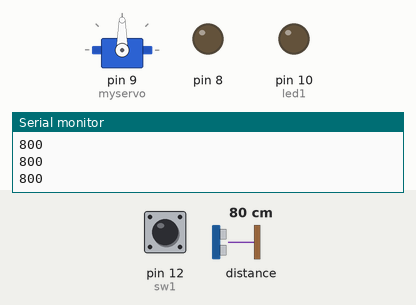
This sketch was run on a simulated Arduino Uno, built with avr-gcc and run on an emulated ATmega328P. Parts: servo, output pins drawn as LEDs (lit = HIGH), the last lines printed to the serial monitor. The inputs (shaded band) are chosen by the test bench; at power-on: distance to the obstacle 80 cm, pin 12 (sw1) HIGH.

Above: at 1.2 s.
1.3 s: distance to the obstacle set to 97 cm
2.8 s: distance to the obstacle set to 104 cm
At 4.9 s:
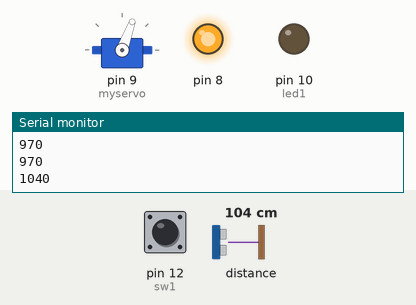
At 7.1 s:
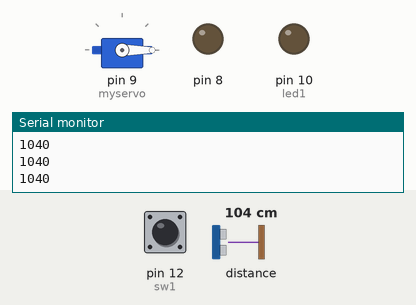
Timing chart, 0 to 8.6 s (numbered marks = the images above; inputs shaded):
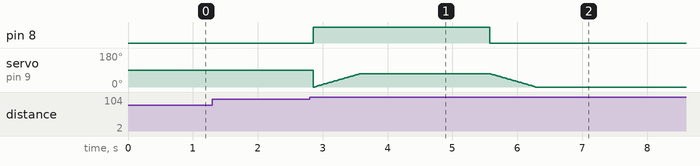

The sketch:

tof_laser_servo_sweep_tact_switch_vibe_left.ino
```cpp
#include <Wire.h>
#include <VL53L0X.h>
#include <Servo.h>

VL53L0X sensor;
Servo myservo;
int servoPin = 9;  //서보 모터 데이터를 전송할 핀번호
int pos = 0;      //서보 모터 각을 저장할 변수
int stop_state=0; //현재 멈추었는지를 나타내줄 변수. 0이면 아직 제동하지 않은 것이고 1이면 제동한 것이다. 중복하여 제동하는 상황을 막아주기 위하여 만듬
int sw1 = 12;     //택트 스위치로부터 데이터가 전송될 핀번호
int led1 = 10;

void setup()
{
  Serial.begin(9600);
  Wire.begin();
 myservo.attach(9);
 pinMode(8, OUTPUT);             // 디지털 8번 핀을 출력모드로 설정한다. (진동모터)
  pinMode(led1, OUTPUT);
  pinMode(sw1, INPUT_PULLUP);    //sw를 인풋_풀업으로 하여 스위치가 열려있다면 HIGH 스위치가 닫혀있다면 LOW값을 반환}

  sensor.setTimeout(500);
  if (!sensor.init())
  {
    Serial.println("Failed to detect and initialize sensor!");
    while (1) {}
  }
  sensor.startContinuous();
}

void loop()
{
Serial.print(sensor.readRangeContinuousMillimeters());     //측정된 거리값 시리얼 모니터에 출력
if (sensor.timeoutOccurred())
  { Serial.print(" TIMEOUT"); }
  Serial.println();
  if(sensor.readRangeContinuousMillimeters() > 1000 && stop_state == 0)  //측정된 거리가 설정 값보다 크고 (위험요소가 측정 되었고) stop_state가 0 일때 (아직 제동하지 않은 상태) 제동

   {
    digitalWrite(8, HIGH);                   // 8번 핀에 HIGH신호 (5V)를 출력한다 = 진동모터를 구동

    for (pos = 0; pos <= 70; pos += 1)       //0도에서 90도까지 서보모터를 돌려 브레이크 패드를 접촉시켜 휠체어를 제동
       {
        myservo.write(pos);
        delay(10);                            //브레이크를 잡아주는 시간은 신속해야 하기 때문에 속도를 빠르게 설정
       }
        delay(2000);                         //모터를 당긴 상태로 2초간 멈추어 안전성을 늘림
        digitalWrite(8, LOW);                // 8번 핀에 LOW신호 (0V)를 출력한다 = 진동모터를 멈춤

       for (pos = 70; pos >= 0; pos -= 1)
       {                                      //다시 서보모터를 원상태로 만들어 제동을 품
       myservo.write(pos);
       delay(10);                             //브레이크를 풀어주는 시간 역시 신속해야 해서 속도를 빠르게 설정
       }
    stop_state = 1;                                //이미 멈추었으니 stop_state를 1로 변경    }
 if(sensor.readRangeContinuousMillimeters() < 1000)   //측정된 거리가 설정 값보다 작다면 (위험요소가 측정 되지 않는다면) stop_state에 0을 넣음
 {
  stop_state = 0;
  }
 if(digitalRead(sw1) == LOW)                 //스위치가 눌리면
 {
  for (pos = 0; pos <= 70; pos += 1)        //0도에서 90도까지 서보모터를 돌려 브레이크 패드를 접촉시켜 휠체어를 제동
       {
        myservo.write(pos);
        delay(10);                           //브레이크를 잡아주는 시간은 신속해야 하기 때문에 속도를 빠르게 설정
       }
        delay(1500);                         //모터를 당긴 상태로 1초간 멈추어 안전성을 늘림
       for (pos = 70; pos >= 0; pos -= 1)
       {
       myservo.write(pos);
       delay(10);                              //브레이크를 풀어주는 시간 역시 신속해야 해서 속도를 빠르게 설정
       }
    stop_state = 1;                          //이미 멈추었으니 stop_state를 1로 바꿔줌
 }
   else
    digitalWrite(led1, LOW);                 //스위치가 닫히면 Off
}
}
```

Measured:
- the behaviour switches between 100 and 101 cm on distance to the obstacle (found by bisection; images 0 and 1)
- after the input at 2.8 s, pin 8: LOW → HIGH after 0.06 s, → LOW 2.7 s later
